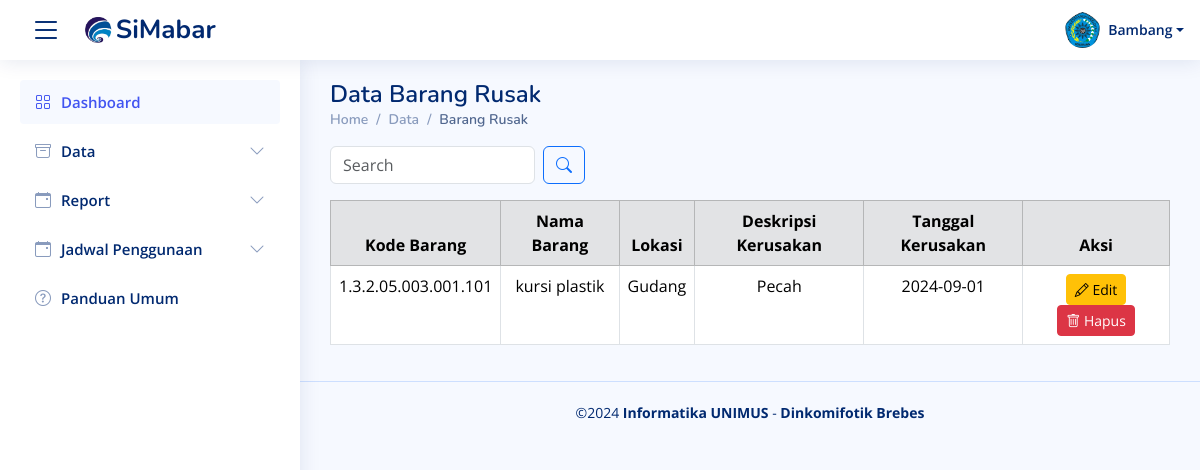
Page /Data_barang_rusak.php on the committed database.
### tables this page shows
CREATE TABLE `barang_rusak` (
  `kode_barang` varchar(50) DEFAULT NULL,
  `nama_barang` varchar(100) DEFAULT NULL,
  `desk_kerusakan` text DEFAULT NULL,
  `tgl_kerusakan` date DEFAULT NULL,
  `ruang_sekarang` varchar(100) DEFAULT NULL
);

CREATE TABLE `data_barang` (
  `kode_barang` varchar(50) NOT NULL,
  `nama_barang` varchar(100) NOT NULL,
  `no_regristrasi` varchar(50) DEFAULT NULL,
  `kode_pemilik` varchar(50) DEFAULT NULL,
  `ruang_asal` varchar(100) DEFAULT NULL,
  `ruang_sekarang` varchar(100) DEFAULT NULL,
  `bid_ruang` varchar(50) DEFAULT NULL,
  `tempat_ruang` varchar(50) DEFAULT NULL,
  `tgl_pembelian` date DEFAULT NULL,
  `tgl_pembukuan` date DEFAULT NULL,
  `merk` varchar(100) DEFAULT NULL,
  `type` varchar(100) DEFAULT NULL,
  `kategori` varchar(100) DEFAULT NULL,
  `ukuran_CC` varchar(50) DEFAULT NULL,
  `no_pabrik` varchar(50) DEFAULT NULL,
  `no_rangka` varchar(50) DEFAULT NULL,
  `no_bpkb` varchar(50) DEFAULT NULL,
  `bahan` varchar(100) DEFAULT NULL,
  `no_mesin` varchar(50) DEFAULT NULL,
  `no_polisi` varchar(50) DEFAULT NULL,
  `kondisi_barang` varchar(50) DEFAULT NULL,
  `masa_manfaat` varchar(50) DEFAULT NULL,
  `harga_awal` decimal(15,2) DEFAULT NULL,
  `harga_total` decimal(15,2) DEFAULT NULL,
  `keterangan` text DEFAULT NULL,
  `foto_barang` varchar(255) DEFAULT NULL
);

### Data_barang_rusak.php (the view, shortened to what this page needs)
<?php
include("component/header.php");
include("koneksi/koneksi.php");
?>
<main id="main" class="main">
  <div class="pagetitle">
    <h1>Data Barang Rusak</h1>
    <nav>
      <ol class="breadcrumb">
        <li class="breadcrumb-item"><a href="index.html">Home</a></li>
        <li class="breadcrumb-item">Data</li>
        <li class="breadcrumb-item active">Barang Rusak</li>
      </ol>
    </nav>
  </div>
  <div class="d-flex justify-content-between align-items-center mb-3">
    <form class="search-form d-flex align-items-center" method="POST" action="#">
      <input type="text" name="query" placeholder="Search" title="Enter search keyword" class="form-control me-2" value="<?= isset($_POST['query']) ? $_POST['query'] : '' ?>">
      <button type="submit" title="Search" class="btn btn-outline-primary">
        <i class="bi bi-search"></i>
      </button>
    </form>
  </div>
  <table class="table table-bordered">
    <thead class="table-secondary text-center">
      <tr>
        <th scope="col">Kode Barang</th>
        <th scope="col">Nama Barang</th>
        <th scope="col">Lokasi</th>
        <th scope="col">Deskripsi Kerusakan</th>
        <th scope="col">Tanggal Kerusakan</th>
        <th scope="col">Aksi</th>
      </tr>
    </thead>
    <tbody>
      <?php
      $searchQuery = isset($_POST['query']) ? mysqli_real_escape_string($conn, $_POST['query']) : '';
      $itemsPerPage = 10;
      $currentPage = isset($_GET['page']) ? (int)$_GET['page'] : 1;
      $offset = ($currentPage - 1) * $itemsPerPage;
      $query = "SELECT db.kode_barang, db.nama_barang, db.ruang_sekarang AS lokasi, br.desk_kerusakan, br.tgl_kerusakan
                FROM data_barang db
                JOIN barang_rusak br ON db.kode_barang = br.kode_barang
                WHERE db.kondisi_barang = 'Rusak' AND (db.nama_barang LIKE '%$searchQuery%' OR db.kode_barang LIKE '%$searchQuery%')
                LIMIT $offset, $itemsPerPage";
      $result = mysqli_query($conn, $query);
      if (mysqli_num_rows($result) > 0) {
          while ($row = mysqli_fetch_assoc($result)) {
              echo "<tr class='text-center'>
                      <td>{$row['kode_barang']}</td>
                      <td>{$row['nama_barang']}</td>
                      <td>{$row['lokasi']}</td>
                      <td>{$row['desk_kerusakan']}</td>
                      <td>{$row['tgl_kerusakan']}</td>
                      <td>
                        <a href='edit_rusak.php?id={$row['kode_barang']}' class='btn btn-warning btn-sm'>
                          <i class='bi bi-pencil'></i> Edit
                        </a>
                        <a href='delete_rusak.php?id={$row['kode_barang']}' class='btn btn-danger btn-sm' onclick=\"return confirm('Apakah Anda yakin ingin menghapus data ini?')\">
                          <i class='bi bi-trash'></i> Hapus
                        </a>
                      </td>
                    </tr>";
          }
      } else {
          echo "<tr><td colspan='6' class='text-center'>No data available</td></tr>";
      }
      ?>
    </tbody>
  </table>
</main>
<?php include("component/footer.php"); ?>

### css/style.css (style rules this page uses)
:root { scroll-behavior: smooth; }
body { font-family: "Open Sans", sans-serif; background: #f6f9ff; color: #444444; }
a { color: #4154f1; text-decoration: none; }
h1, h2, h3, h4, h5, h6 { font-family: "Nunito", sans-serif; }
#main { margin-top: 60px; padding: 20px 30px; transition: all 0.3s; }
.pagetitle { margin-bottom: 10px; }
.pagetitle h1 { font-size: 24px; margin-bottom: 0; font-weight: 600; color: #012970; }
.breadcrumb { font-size: 14px; font-family: "Nunito", sans-serif; color: #899bbd; font-weight: 600; }
.breadcrumb a { color: #899bbd; transition: 0.3s; }
.breadcrumb .breadcrumb-item::before { color: #899bbd; }
.breadcrumb .active { color: #51678f; font-weight: 600; }
@media (min-width: 1200px) { #main, #footer { margin-left: 300px; } }

### rows in the picture
barang_rusak: kode_barang.kode_barang "1.3.2.05.003.001.101", kode_barang.nama_barang "kursi plastik", kode_barang.ruang_sekarang "Gudang", desk_kerusakan "Pecah", tgl_kerusakan "2024-09-01"
